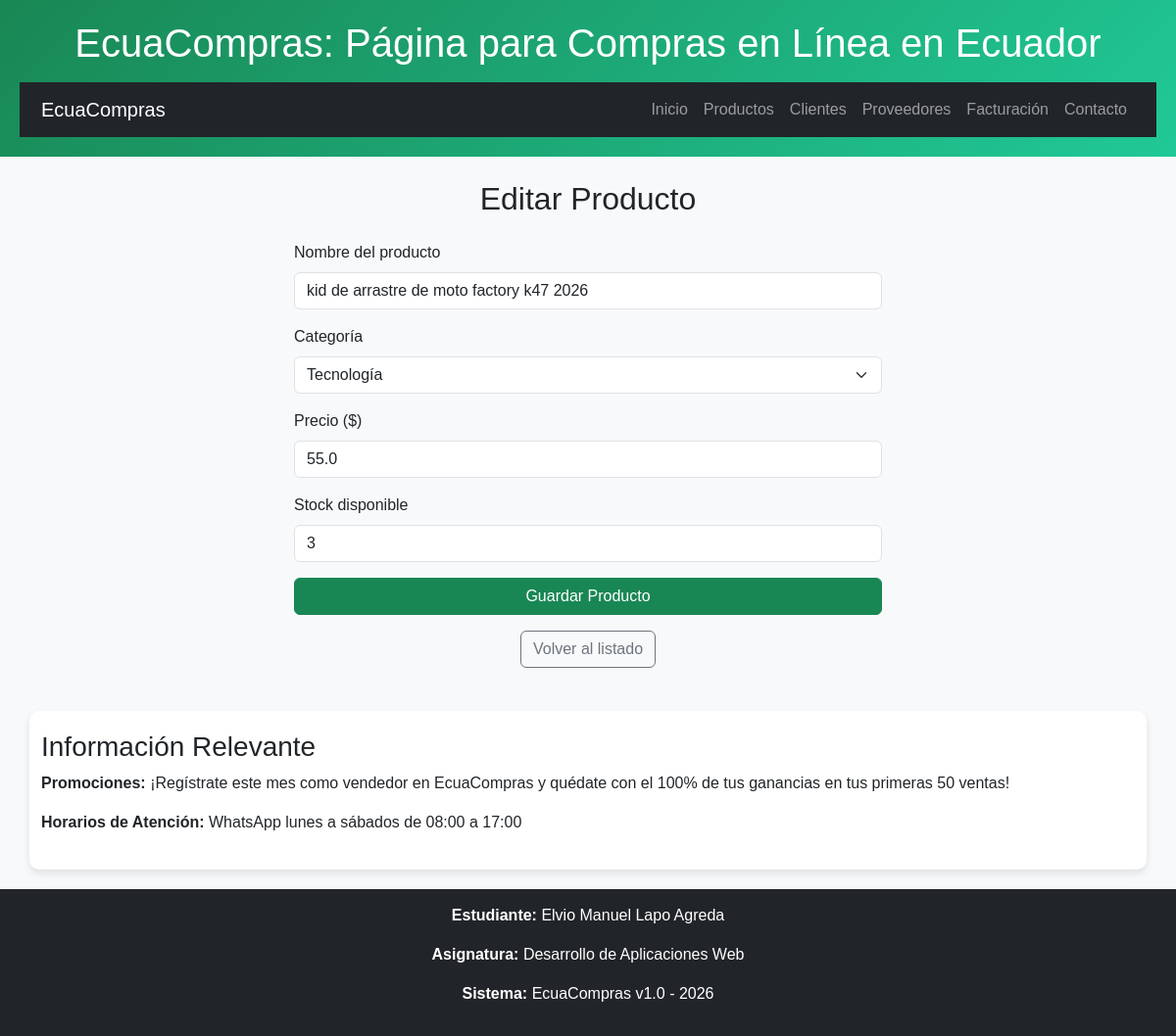
The page /productos/editar/2 on the database its author committed.
### tables this page shows
CREATE TABLE productos (
            id INTEGER PRIMARY KEY AUTOINCREMENT,
            nombre TEXT NOT NULL,
            categoria TEXT NOT NULL,
            precio REAL NOT NULL,
            stock INTEGER NOT NULL
        );

### app.py (the view, shortened to what this page needs)
@app.route("/productos/editar/<int:id>", methods=["GET", "POST"])
def editar_producto(id):
    conn = get_db_connection()
    producto = conn.execute("SELECT * FROM productos WHERE id = ?", (id,)).fetchone()
    if producto is None:
        conn.close()
        flash("El producto solicitado no existe.", "danger")
        return redirect(url_for("productos"))
    form = ProductoForm(data=dict(producto))
    conn.close()
    return render_template("productos_form.html", form=form, producto=producto)

### forms/productos_forms.py
class ProductoForm(FlaskForm):
    nombre = StringField(
        "Nombre del producto",
        validators=[
            DataRequired(message="El nombre del producto es obligatorio."),
            Length(min=3, max=80, message="El nombre debe tener entre 3 y 80 caracteres."),
        ],
    )
    categoria = SelectField(
        "Categoría",
        choices=[
            ("Hogar", "Hogar"),
            ("Tecnología", "Tecnología"),
            ("Moda", "Moda"),
            ("Alimentos", "Alimentos"),
            ("Otros", "Otros"),
        ],
        validators=[DataRequired(message="Debes seleccionar una categoría.")],
    )
    precio = FloatField(
        "Precio ($)",
        validators=[
            DataRequired(message="El precio es obligatorio."),
            NumberRange(min=0.01, message="El precio debe ser mayor a 0."),
        ],
    )
    stock = IntegerField(
        "Stock disponible",
        validators=[
            DataRequired(message="El stock es obligatorio."),
            NumberRange(min=0, message="El stock no puede ser negativo."),
        ],
    )
    submit = SubmitField("Guardar Producto")

### app.py (called while the page is built)
def get_db_connection():
    conn = sqlite3.connect(DB_PATH)
    conn.row_factory = sqlite3.Row
    return conn

@app.context_processor
def inject_info_sistema():
    return {"info_sistema": info_sistema}

### templates/productos_form.html (shortened to what this page needs)
{% extends "base.html" %}
{% block content %}
<section class="container p-4">
    <h2 class="text-center mb-4">
        {{ 'Editar Producto' if producto else 'Registrar Nuevo Producto' }}
    </h2>
    <form method="POST" novalidate class="mx-auto" style="max-width: 600px;">
        <div class="mb-3">
            {{ form.nombre.label(class="form-label") }}
            {{ form.nombre(class="form-control" ~ (" is-invalid" if form.nombre.errors else "")) }}
        </div>
        <div class="mb-3">
            {{ form.categoria.label(class="form-label") }}
            {{ form.categoria(class="form-select" ~ (" is-invalid" if form.categoria.errors else "")) }}
        </div>
        <div class="mb-3">
            {{ form.precio.label(class="form-label") }}
            {{ form.precio(class="form-control" ~ (" is-invalid" if form.precio.errors else ""), step="0.01") }}
        </div>
        <div class="mb-3">
            {{ form.stock.label(class="form-label") }}
            {{ form.stock(class="form-control" ~ (" is-invalid" if form.stock.errors else "")) }}
        </div>
        {{ form.submit(class="btn btn-success w-100") }}
    </form>
    <div class="text-center mt-3">
        <a href="{{ url_for('productos') }}" class="btn btn-outline-secondary">Volver al listado</a>
    </div>
</section>
{% endblock %}

### static/css/style.css (style rules this page uses)
body { background-color: #f8f9fa; font-family: Arial, sans-serif; }

### rows shown on the page
productos: nombre "kid de arrastre de moto factory k47 2026", categoria "Tecnología", precio "55.0", stock "3"

### other values the page prints
{{ 'Editar Producto' if producto else 'Registrar Nuevo Producto' }} "Editar Producto"
{{ info_sistema.estudiante }} "Elvio Manuel Lapo Agreda"
{{ info_sistema.asignatura }} "Desarrollo de Aplicaciones Web"
{{ info_sistema.nombre }} "EcuaCompras"
{{ info_sistema.version }} "1.0"
{{ info_sistema.anio }} "2026"
